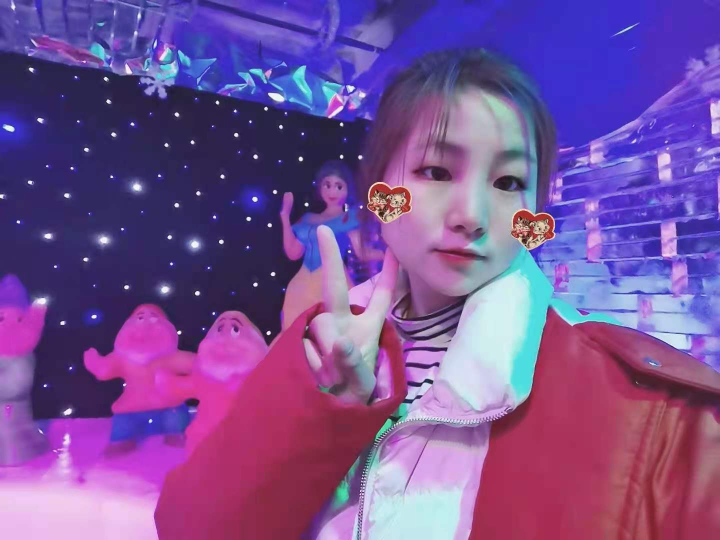
#> input picture amazing/丫1.jpg, 1440 x 1080 px (shown at 1/2 size)
$ python '图像转换.py'
#> lines starting #> are read from the running program, lines starting #| are printed output that depends on the picture
#> the answer given: 丫1.jpg
from PIL import Image


def pic2ascii(pic, asciis, zoom, vscale):
#> called with pic = '丫1.jpg', asciis = '@%#*+=-:. ', zoom = 0.1, vscale = 0.35
    img = Image.open(pic)
#> img is the input picture: PIL image 1440x1080 RGB; mean R, G, B 120.8, 81.2, 149.5
    # 打开图片并转换为灰度模式
    out = img.convert("L")
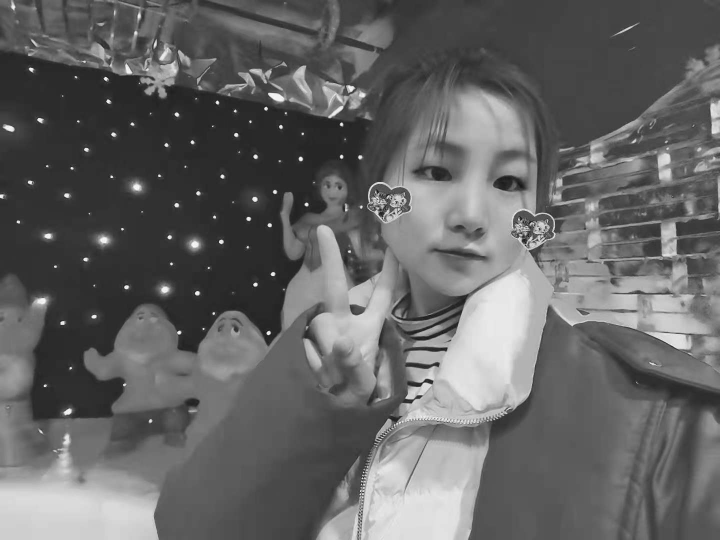
#> out: PIL image 1440x1080 L (shown at 1/2 size); min 6, max 254, mean 100.8
    # 获取图片的宽度和高度
    width, height = out.size
#> width = 1440; height = 1080
    print(out.size)
#| (1440, 1080)
    # 由于字符的宽度并不会等于高度，所以需要进行调整
    out = out.resize((int(width * zoom), int(height * zoom * vscale)))
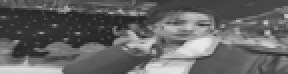
#> out: PIL image 144x37 L (shown 2 times larger); min 33, max 233, mean 100.8
    ascii_len = len(asciis)
    texts = ''

    for row in range(out.height):
        for col in range(out.width):
            gray = out.getpixel((col, row))
            texts += asciis[int((gray / 255) * (ascii_len - 1))]
        texts += '\n'

    return texts


def main():
    pic = input("请输入待转换的图片名称：")
    # 10个字符表示按“灰度级别”从高到低排序
    asciis = "@%#*+=-:. "
    # 设置缩放系数
    zoom = 0.1
    # 设置垂直比例系数
    vscale = 0.35
    texts = pic2ascii(pic, asciis, zoom, vscale)

    with open("a1.txt", "w") as file:
        file.write(texts)


if __name__ == "__main__":
    main()
